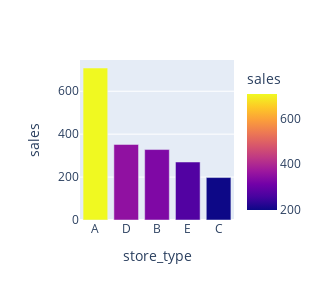

Source (notebook cell):
### Code cell
fig = px.bar(df_st_sa, y='sales', x='store_type',color='sales', barmode='group', height=300,width=300)
fig

### Figure 1 — Plotly figure (JSON) as saved in the notebook; plotly's stock layout.template omitted (floating-point values rounded to 4 significant figures)
{"data": [{"alignmentgroup": "True", "hovertemplate": "store_type=%{x}<br>sales=%{marker.color}<extra></extra>", "legendgroup": "", "marker": {"color": [708.4, 352.1, 328.3, 270.3, 197.8], "coloraxis": "coloraxis", "pattern": {"shape": ""}}, "name": "", "offsetgroup": "", "orientation": "v", "showlegend": false, "textposition": "auto", "type": "bar", "x": ["A", "D", "B", "E", "C"], "xaxis": "x", "y": [708.4, 352.1, 328.3, 270.3, 197.8], "yaxis": "y"}], "layout": {"barmode": "group", "coloraxis": {"colorbar": {"title": {"text": "sales"}}, "colorscale": [[0, "#0d0887"], [0.1111, "#46039f"], [0.2222, "#7201a8"], [0.3333, "#9c179e"], [0.4444, "#bd3786"], [0.5556, "#d8576b"], [0.6667, "#ed7953"], [0.7778, "#fb9f3a"], [0.8889, "#fdca26"], [1, "#f0f921"]]}, "height": 300, "legend": {"tracegroupgap": 0}, "margin": {"t": 60}, "width": 300, "xaxis": {"anchor": "y", "domain": [0, 1], "title": {"text": "store_type"}}, "yaxis": {"anchor": "x", "domain": [0, 1], "title": {"text": "sales"}}}}
